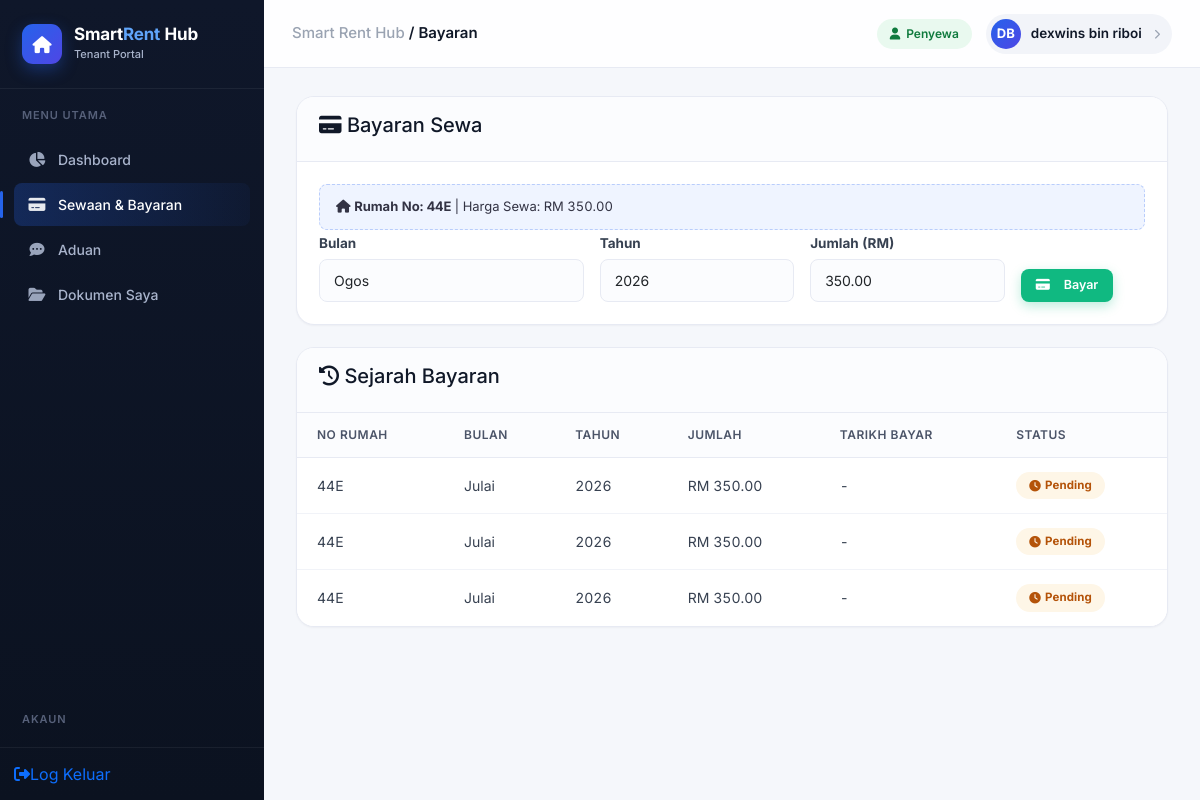
The page /bayaran.php (signed in) on the database its author committed.
### tables this page shows
CREATE TABLE IF NOT EXISTS `sewa` (
  `id_sewa` int NOT NULL AUTO_INCREMENT,
  `id_penyewa` int DEFAULT NULL,
  `id_rumah` int DEFAULT NULL,
  `tarikh_masuk` date DEFAULT NULL,
  `deposit` decimal(10,2) DEFAULT NULL,
  PRIMARY KEY (`id_sewa`),
  KEY `id_penyewa` (`id_penyewa`),
  KEY `id_rumah` (`id_rumah`),
  CONSTRAINT `sewa_ibfk_1` FOREIGN KEY (`id_penyewa`) REFERENCES `penyewa` (`id_penyewa`),
  CONSTRAINT `sewa_ibfk_2` FOREIGN KEY (`id_rumah`) REFERENCES `rumah` (`id_rumah`)
);

CREATE TABLE IF NOT EXISTS `rumah` (
  `id_rumah` int NOT NULL AUTO_INCREMENT,
  `no_rumah` varchar(20) DEFAULT NULL,
  `harga_sewa` decimal(10,2) DEFAULT NULL,
  `status` enum('Kosong','Disewa') DEFAULT 'Kosong',
  PRIMARY KEY (`id_rumah`)
);

CREATE TABLE IF NOT EXISTS `bayaran` (
  `id_bayaran` int NOT NULL AUTO_INCREMENT,
  `id_sewa` int DEFAULT NULL,
  `bulan` varchar(20) DEFAULT NULL,
  `tahun` int DEFAULT NULL,
  `tarikh_bayar` datetime DEFAULT NULL,
  `jumlah` decimal(10,2) DEFAULT NULL,
  `status` enum('Lunas','Belum Lunas','Pending') DEFAULT 'Pending',
  `bill_code` varchar(50) DEFAULT NULL,
  `ref_no` varchar(50) DEFAULT NULL,
  PRIMARY KEY (`id_bayaran`),
  KEY `id_sewa` (`id_sewa`),
  CONSTRAINT `bayaran_ibfk_1` FOREIGN KEY (`id_sewa`) REFERENCES `sewa` (`id_sewa`)
);

### bayaran.php (the view, shortened to what this page needs)
<?php
include("db.php");
include("header_penyewa.php");
$id_penyewa = $_SESSION['user_id'];
$sql_sewa = "SELECT s.id_sewa, r.no_rumah, r.harga_sewa, r.id_rumah
             FROM sewa s
             JOIN rumah r ON s.id_rumah = r.id_rumah
             WHERE s.id_penyewa = ? AND r.status = 'Disewa'";
$stmt = mysqli_prepare($conn, $sql_sewa);
mysqli_stmt_bind_param($stmt, "i", $id_penyewa);
mysqli_stmt_execute($stmt);
$result_sewa = mysqli_stmt_get_result($stmt);
$sewa = mysqli_fetch_assoc($result_sewa);
$sql_histori = "SELECT
                    b.id_bayaran,
                    b.tarikh_bayar,
                    b.jumlah,
                    b.status,
                    b.bulan,
                    b.tahun,
                    r.no_rumah
                FROM bayaran b
                INNER JOIN sewa s ON b.id_sewa = s.id_sewa
                INNER JOIN rumah r ON s.id_rumah = r.id_rumah
                WHERE s.id_penyewa = ?
                ORDER BY b.id_bayaran DESC";
$stmt_histori = mysqli_prepare($conn, $sql_histori);
mysqli_stmt_bind_param($stmt_histori, "i", $id_penyewa);
mysqli_stmt_execute($stmt_histori);
$result_histori = mysqli_stmt_get_result($stmt_histori);
?>
    <div class="page-wrapper">
        <div class="card-custom">
            <div class="card-header-custom">
                <h5><i class="fas fa-credit-card"></i> Bayaran Sewa</h5>
            </div>
            <div class="card-body-custom">
                <?php if ($sewa): ?>
                    <div class="info-box">
                        <i class="fas fa-home"></i>
                        <strong>Rumah No: <?= htmlspecialchars($sewa['no_rumah']) ?></strong>
                        | Harga Sewa: RM <?= number_format($sewa['harga_sewa'], 2) ?>
                    </div>
                    <form method="POST">
                        <div class="row g-3">
                            <div class="col-md-4">
                                <label class="form-label fw-bold">Bulan</label>
                                <select class="form-select" name="bulan" required>
                                    <?php
                                    $bulan_list = ['Januari','Februari','Mac','April','Mei','Jun','Julai','Ogos','September','Oktober','November','Disember'];
                                    $bulan_semasa = date('n') - 1;
                                    for ($i = 0; $i < 12; $i++) {
                                        $selected = ($i == $bulan_semasa) ? 'selected' : '';
                                        echo "<option value='{$bulan_list[$i]}' $selected>{$bulan_list[$i]}</option>";
                                    }
                                    ?>
                                </select>
                            </div>
                            <div class="col-md-3">
                                <label class="form-label fw-bold">Tahun</label>
                                <select class="form-select" name="tahun" required>
                                    <?php
                                    $tahun_semasa = date('Y');
                                    for ($i = $tahun_semasa - 1; $i <= $tahun_semasa + 1; $i++) {
                                        $selected = ($i == $tahun_semasa) ? 'selected' : '';
                                        echo "<option value='$i' $selected>$i</option>";
                                    }
                                    ?>
                                </select>
                            </div>
                            <div class="col-md-3">
                                <label class="form-label fw-bold">Jumlah (RM)</label>
                                <input type="number" class="form-control" name="jumlah"
                                       value="<?= $sewa['harga_sewa'] ?>" step="0.01" required>
                            </div>
                            <div class="col-md-2 d-flex align-items-end">
                                <button type="submit" name="bayar" class="btn-bayar">
                                    <i class="fas fa-credit-card me-2"></i> Bayar
                                </button>
                            </div>
                        </div>
                    </form>
                <?php endif; ?>
            </div>
        </div>
        <div class="card-custom">
            <div class="card-header-custom">
                <h5><i class="fas fa-history"></i> Sejarah Bayaran</h5>
            </div>
            <div class="card-body-custom" style="padding: 0;">
                <div class="table-responsive">
                    <table class="table table-history">
                        <thead>
                            <tr>
                                <th>No Rumah</th>
                                <th>Bulan</th>
                                <th>Tahun</th>
                                <th>Jumlah</th>
                                <th>Tarikh Bayar</th>
                                <th>Status</th>
                            </tr>
                        </thead>
                        <tbody>
                            <?php if (mysqli_num_rows($result_histori) > 0): ?>
                                <?php while ($row = mysqli_fetch_assoc($result_histori)): ?>
                                <tr>
                                    <td><?= htmlspecialchars($row['no_rumah']) ?></td>
                                    <td><?= $row['bulan'] ?? '-' ?></td>
                                    <td><?= $row['tahun'] ?? '-' ?></td>
                                    <td>RM <?= number_format($row['jumlah'] ?? 0, 2) ?></td>
                                    <td><?= $row['tarikh_bayar'] ? date('d/m/Y H:i', strtotime($row['tarikh_bayar'])) : '-' ?></td>
                                    <td>
                                        <?php if ($row['status'] == 'Lunas'): ?>
                                            <span class="badge-status lunas"><i class="fas fa-check-circle me-1"></i> Lunas</span>
                                        <?php elseif ($row['status'] == 'Pending'): ?>
                                            <span class="badge-status pending"><i class="fas fa-clock me-1"></i> Pending</span>
                                        <?php elseif ($row['status'] == 'Belum Lunas'): ?>
                                            <span class="badge-status belum"><i class="fas fa-exclamation-circle me-1"></i> Belum Lunas</span>
                                        <?php else: ?>
                                            <span class="badge-status tiada">-</span>
                                        <?php endif; ?>
                                    </td>
                                </tr>
                                <?php endwhile; ?>
                            <?php endif; ?>
                        </tbody>
                    </table>
                </div>
            </div>
        </div>
    </div>
<?php include("footer_penyewa.php"); ?>

### assets/css/theme.css (style rules this page uses)
:root { --primary: #2563eb; --primary-dark: #1d4ed8; --primary-light: #eff4ff; --secondary: #4f46e5; --accent: #10b981; --success: #16a34a; --success-bg: #e9f9ef; --warning: #f59e0b; --warning-bg: #fef6e7; --danger: #ef4444; --danger-bg: #fdecec; --info: #0ea5e9; --info-bg: #eaf7fd; --bg: #f5f7fb; --card: #ffffff; --sidebar: #0f172a; --sidebar-soft: #16213a; --sidebar-hover: rgba(255, 255, 255, 0.06); --sidebar-text: #a9b4cc; --sidebar-text-active: #ffffff; --ink: #101828; --muted: #6b7280; --muted-soft: #9aa3b2; --border: #e7eaf3; --radius-sm: 8px; --radius: 12px; --radius-lg: 18px; --shadow-sm: 0 1px 2px rgba(16, 24, 40, 0.04); --shadow: 0 4px 16px rgba(16, 24, 40, 0.06); --shadow-lg: 0 12px 40px rgba(16, 24, 40, 0.10); --sidebar-w: 264px; font-variant-numeric: tabular-nums; }
* { box-sizing: border-box; }
body { background: var(--bg); font-family: 'Inter', -apple-system, BlinkMacSystemFont, 'Segoe UI', sans-serif; color: var(--ink); -webkit-font-smoothing: antialiased; }
.page-wrapper { max-width: 100%; margin: 0; padding: 0; }
.card-custom { background: var(--card); border-radius: var(--radius-lg); box-shadow: var(--shadow-sm); border: 1px solid var(--border); overflow: hidden; margin-bottom: 22px; }
.card-header-custom { padding: 16px 22px; background: #fbfcfe; border-bottom: 1px solid var(--border); display: flex; justify-content: space-between; align-items: center; }
.card-body-custom { padding: 22px; }
.table { margin: 0; font-size: 14px; }
.table thead th { background: #fbfcfe; color: #4b5468; font-weight: 600; font-size: 12px; text-transform: uppercase; letter-spacing: 0.04em; padding: 13px 20px; border-bottom: 1px solid var(--border); border-top: none; white-space: nowrap; }
.table tbody td { padding: 14px 20px; vertical-align: middle; border-bottom: 1px solid #f1f3f8; color: #374151; }
.table tbody tr { transition: background 0.12s ease; }
.table tbody tr:last-child td { border-bottom: none; }
.table-history th, .table-history td { padding: 12px 20px; }
.badge-status { padding: 5px 13px; border-radius: 20px; font-size: 11.5px; font-weight: 700; display: inline-flex; align-items: center; letter-spacing: 0.01em; }
.badge-status.pending { background: var(--warning-bg); color: #b45309; }
.btn-lihat, .btn-biodata, .btn-edit-action, .btn-bayar { border: none; border-radius: var(--radius-sm); padding: 7px 15px; font-weight: 600; font-size: 12.5px; transition: all 0.15s ease; display: inline-flex; align-items: center; gap: 6px; color: #fff; }
.btn-bayar { background: var(--accent); box-shadow: 0 4px 12px rgba(16, 185, 129, 0.28); }
.form-label { font-weight: 600; font-size: 13.5px; color: #374151; margin-bottom: 6px; }
.form-control, .form-select { border: 1.5px solid var(--border); border-radius: var(--radius-sm); padding: 10px 14px; font-size: 14px; background: #fbfcfe; transition: all 0.15s ease; }
.info-box, .info-badge { background: var(--primary-light); border: 1px dashed #b9cdfb; border-radius: var(--radius-sm); padding: 12px 16px; font-size: 13px; color: #334; }

### rows shown on the page
sewa: id_rumah.no_rumah "44E", id_rumah.harga_sewa "350.00", jumlah "350.00"
bayaran: rumah.no_rumah "44E", bulan "Julai", tahun "2026", jumlah "350.00", status "Pending" (drawn)
bayaran: rumah.no_rumah "44E", bulan "Julai", tahun "2026", jumlah "350.00", status "Pending" (drawn)
bayaran: rumah.no_rumah "44E", bulan "Julai", tahun "2026", jumlah "350.00", status "Pending" (drawn)

### other values the page prints
str_replace(['_tenant.php','.php'], ['','' ], $__current) "Bayaran"
$avatar_text "DB"
$_SESSION['nama'] "dexwins bin riboi"
form field bulan "Ogos"
form field tahun "2026"
